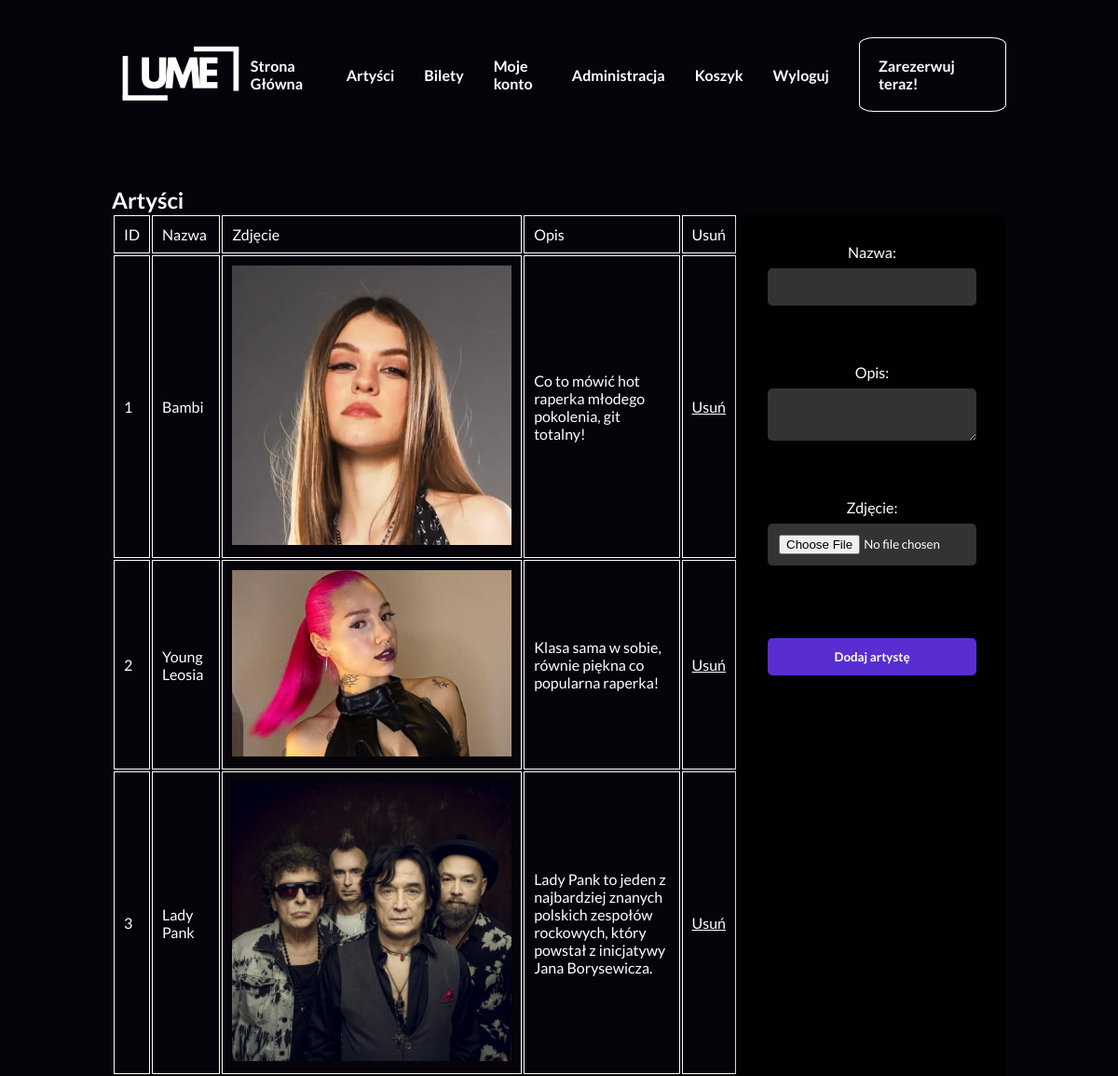
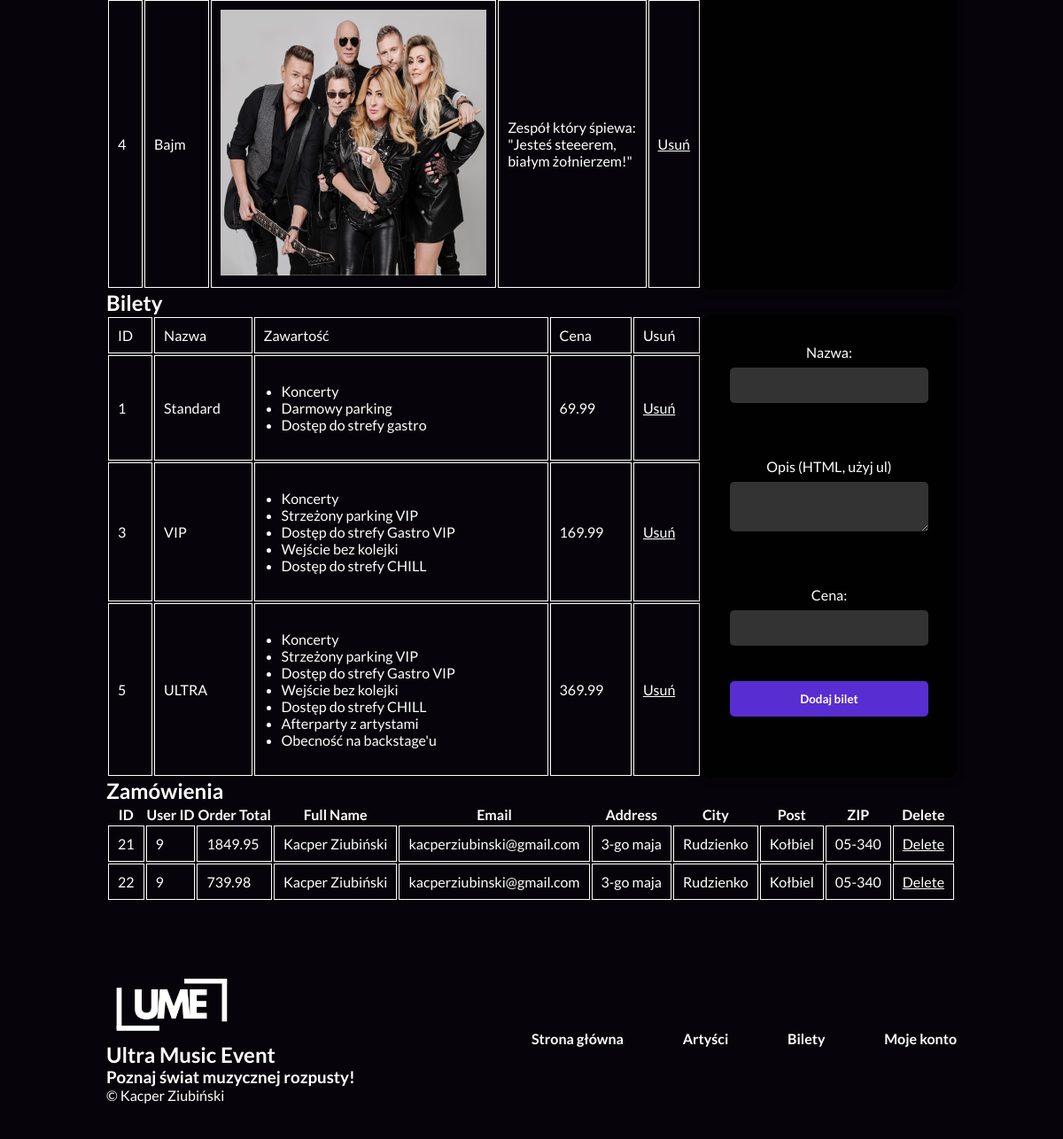
The page /adminPanel.php (signed in) on the database its author committed (2 pictures, top to bottom).
### tables this page shows
CREATE TABLE `artists` (
  `ID` int(11) NOT NULL,
  `Name` varchar(50) NOT NULL,
  `Photo` varchar(50) NOT NULL,
  `Description` text NOT NULL
);

CREATE TABLE `tickets` (
  `ID` int(11) NOT NULL,
  `Name` varchar(50) NOT NULL,
  `Included` text NOT NULL,
  `Price` float NOT NULL
);

CREATE TABLE `orders` (
  `id` int(11) NOT NULL,
  `user_id` int(11) NOT NULL,
  `order_total` decimal(10,2) NOT NULL,
  `fullname` varchar(255) NOT NULL,
  `email` varchar(255) NOT NULL,
  `address` varchar(255) NOT NULL,
  `city` varchar(100) NOT NULL,
  `post` varchar(100) NOT NULL,
  `zip` varchar(20) NOT NULL
);

### adminPanel.php (the view, shortened to what this page needs)
<?php
require('db.php');
?>
<!DOCTYPE html>
<html lang="pl">
<head>
    <link rel="stylesheet" href="style.css">
</head>
<body>
        <?php include("menu.php"); ?>
    <section class="page-container">
        <h2>Artyści</h2>
        <div class="admin-artists">
        <?php
                $sql = "SELECT * FROM artists";
                $result = $conn->query($sql);
                if($result->num_rows > 0){
                    echo "    <table>
                        <td>ID</td>
                        <td>Nazwa</td>
                        <td>Zdjęcie</td>
                        <td>Opis</td>
                        <td>Usuń</td>
                    </th>";
                    while($row = $result->fetch_object()) {
                        echo "<tr>";
                        echo "<td>$row->ID</td>";
                        echo "<td>$row->Name</td>";
                        echo "<td><img src='img/$row->Photo' class='img-thumb' /></td>";
                        echo "<td>$row->Description</td>";
                        echo "<td> <a href='delete_ticket.php?id=$row->ID'> Usuń </a></td>";
                        echo "</tr>";
                    }
                    echo "</table>";
                }
                else{
                    echo "Wystąpił błąd - brak danych z tabeli!";
                }
            ?>
            <form action="add_artist.php" method="post" enctype="multipart/form-data">
                    <label for="name">Nazwa:</label>
                    <input type="text" id="name" name="name" required><br><br>
                    <label for="description">Opis:</label>
                    <textarea id="description" name="description" required></textarea><br><br>
                    <label for="photo">Zdjęcie:</label>
                    <input type="file" id="photo" name="photo" required><br><br>
                    <input type="submit" value="Dodaj artystę">
            </form>
        </div>
        <h2>Bilety</h2>
        <div class="admin-artists">
        <?php
                $sql = "SELECT * FROM tickets";
                $result = $conn->query($sql);
                if($result->num_rows > 0){
                    echo "    <table>
                        <td>ID</td>
                        <td>Nazwa</td>
                        <td>Zawartość</td>
                        <td>Cena</td>
                        <td>Usuń</td>
                    </th>";
                    while($row = $result->fetch_object()) {
                        echo "<tr>";
                        echo "<td>$row->ID</td>";
                        echo "<td>$row->Name</td>";
                        echo "<td>$row->Included</td>";
                        echo "<td>$row->Price</td>";
                        echo "<td> <a href='delete_ticket.php?id=$row->ID'> Usuń </a></td>";
                        echo "</tr>";
                    }
                    echo "</table>";
                }
                else{
                    echo "Wystąpił błąd - brak danych z tabeli!";
                }
            ?>
            <form action="add_ticket.php" method="post" enctype="multipart/form-data">
                    <label for="name">Nazwa:</label>
                    <input type="text" id="name" name="name" required><br><br>
                    <label for="description">Opis (HTML, użyj ul)</label>
                    <textarea id="description" name="description" required></textarea><br><br>
                    <label for="photo">Cena:</label>
                    <input type="text" id="price" name="price" required>
                    <input type="submit" value="Dodaj bilet">
            </form>
        </div>
        <div class="delete-account">
            <h2>Zamówienia</h2>
            <?php
                $sql = "SELECT * FROM orders";
                $result = $conn->query($sql);
                if ($result->num_rows > 0) {
                    echo "<table>
                        <tr>
                            <th>ID</th>
                            <th>User ID</th>
                            <th>Order Total</th>
                            <th>Full Name</th>
                            <th>Email</th>
                            <th>Address</th>
                            <th>City</th>
                            <th>Post</th>
                            <th>ZIP</th>
                            <th>Delete</th>
                        </tr>";
                    while ($row = $result->fetch_object()) {
                        echo "<tr>
                            <td>{$row->id}</td>
                            <td>{$row->user_id}</td>
                            <td>{$row->order_total}</td>
                            <td>{$row->fullname}</td>
                            <td>{$row->email}</td>
                            <td>{$row->address}</td>
                            <td>{$row->city}</td>
                            <td>{$row->post}</td>
                            <td>{$row->zip}</td>
                            <td><a href='delete_order.php?id={$row->id}'>Delete</a></td>
                        </tr>";
                    }
                    echo "</table>";
                } else {
                    echo "Nie znaleziono zamówień!";
                }
            ?>
        </div>
    </section>
    <footer>
        <div class="event-info">
            <img src="./img/UME.png" alt="Logo" class="main-logo">
            <h2>Ultra Music Event</h2>
            <h3>Poznaj świat muzycznej rozpusty!</h3>
            <p>&copy; Kacper Ziubiński</p>
        </div>
        <div class="social">
            <a href="index.html">Strona główna</a>
            <a href="artists.php">Artyści</a>
            <a href="tickets.php">Bilety</a>
            <a href="myAccount.php">Moje konto</a>
        </div>
    </footer>
</body>
</html>

### style.css (style rules this page uses)
:root { --white: rgb(255, 255, 255); --black: rgb(6, 4, 10); --main-color: rgb(88, 45, 209); --heading-font-size: 72px; --lato-font: "Lato", sans-serif; }
* { margin: 0; box-sizing: border-box; font-family: var(--lato-font); }
.main-logo { max-height: 75px; }
ul { margin: 0; padding: 0; }
footer { padding: 5vh 10vw; display: grid; grid-template-columns: 1fr 1fr; align-items: center; justify-content: space-between; background: var(--black); color: var(--white); }
footer .social { display: flex; align-items: center; justify-content: space-between; }
.social>a { color: var(--white); text-decoration: none; font-weight: 700; transition: all 0.5s; }
.page-container { padding: 5vh 10vw; background: var(--black); color: var(--white); min-height: 100vh; }

### adminPanel.php (style rules this page uses)
table td,tr { border: 1px solid white; }
.img-thumb { max-height: 300px; max-width: 300px; }
table a { color: white; }
table td { padding: 10px; }
form { display: flex; flex-direction: column; align-items: center; background: rgba(0, 0, 0, 0.8); padding: 2rem; border-radius: 10px; box-shadow: 0 0 10px rgba(0, 0, 0, 0.5); width: 100%; max-width: 600px; margin: 0 auto; color: var(--white); }
form label { display: block; margin-bottom: 0.5rem; color: var(--white); }
form input[type="text"], form textarea, form input[type="file"] { width: 100%; padding: 0.75rem; border: none; border-radius: 5px; background: #333; color: var(--white); margin-bottom: 1.5rem; }
form input[type="submit"] { width: 100%; padding: 0.75rem; margin-top: 1rem; border: none; border-radius: 5px; background: var(--main-color); color: var(--white); cursor: pointer; font-weight: 700; transition: background-color 0.5s; }
.admin-artists { display: grid; grid-template-columns: 70% 30%; }
td ul { margin: 20px; }

### rows shown on the page
artists: ID "1", Name "Bambi", Photo (picture), Description "Co to mówić hot raperka młodego pokolenia, git totalny!"
artists: ID "2", Name "Young Leosia", Photo (picture), Description "Klasa sama w sobie, równie piękna co popularna raperka!"
artists: ID "3", Name "Lady Pank", Photo (picture), Description "Lady Pank to jeden z najbardziej znanych polskich zespołów rockowych, który powstał z inicjatywy Jana Borysewicza."
artists: ID "4", Name "Bajm", Photo (picture), Description "Zespół który śpiewa: \"Jesteś steeerem, białym żołnierzem!\""
tickets: ID "1", Name "Standard", Included "Koncerty Darmowy parking Dostęp do strefy gastro", Price "69.99"
tickets: ID "3", Name "VIP", Included "Koncerty Strzeżony parking VIP Dostęp do strefy Gastro VIP Wejście bez kolejki Dostęp do strefy CHILL", Price "169.99"
tickets: ID "5", Name "ULTRA", Included "Koncerty Strzeżony parking VIP Dostęp do strefy Gastro VIP Wejście bez kolejki Dostęp do strefy CHILL Afterparty z artystami Obecność na backstage'u", Price "369.99"
orders: id "21", user "9", order_total "1849.95", fullname "Kacper Ziubiński", email "kacperziubinski@gmail.com", address "3-go maja", city "Rudzienko", post "Kołbiel", zip "05-340"
orders: id "22", user "9", order_total "739.98", fullname "Kacper Ziubiński", email "kacperziubinski@gmail.com", address "3-go maja", city "Rudzienko", post "Kołbiel", zip "05-340"
